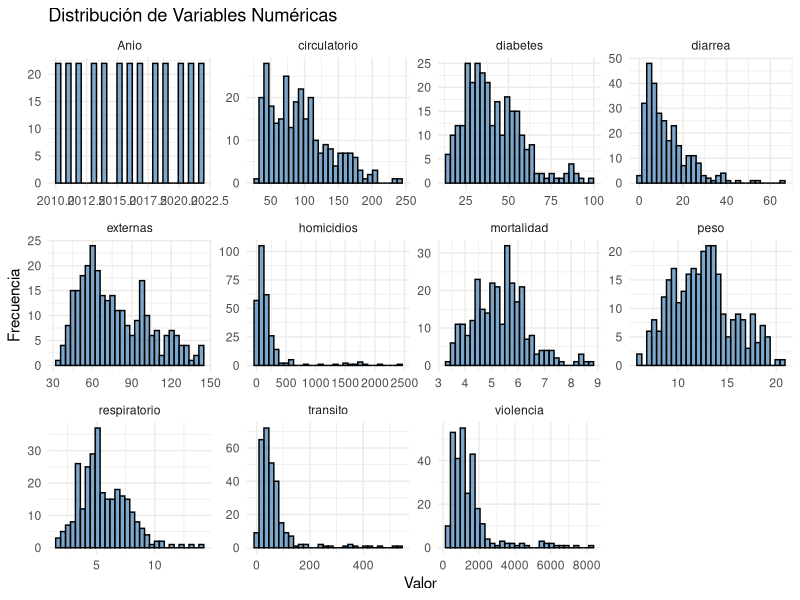
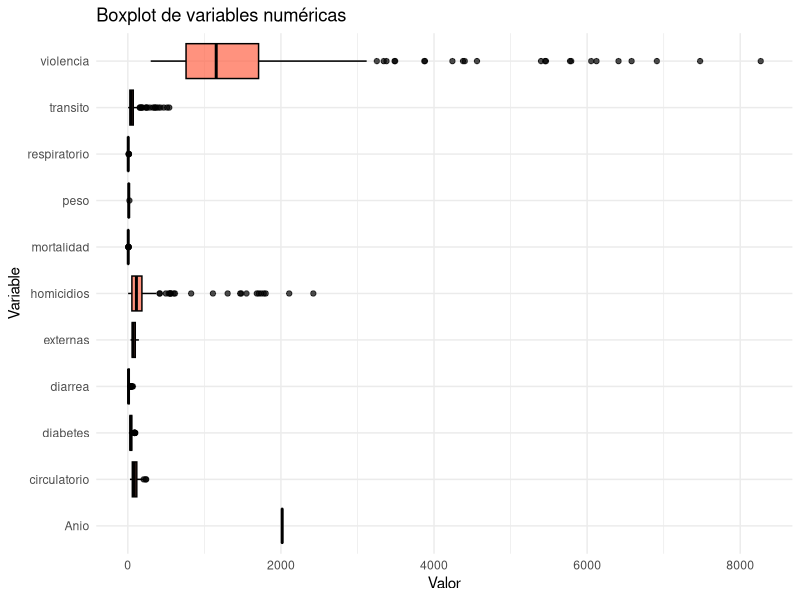
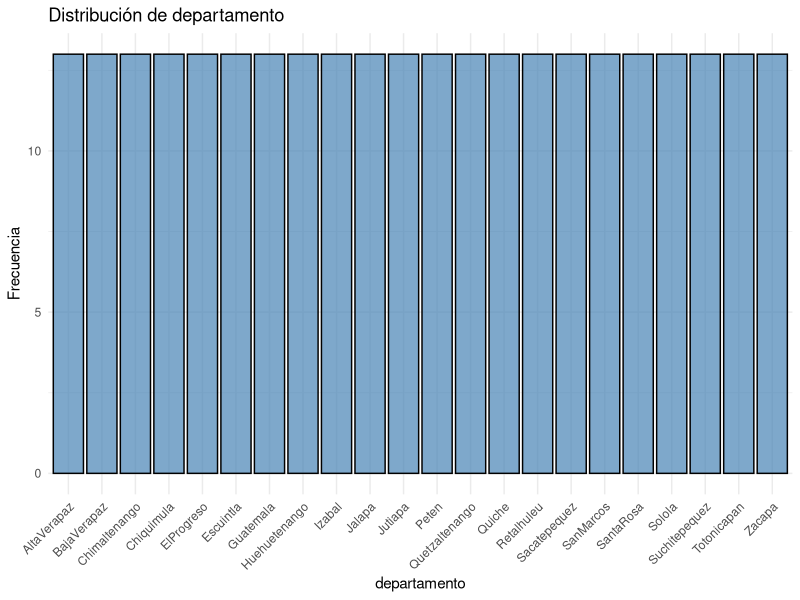

Recreate these plots in R, in order.
## ---- chunk 1
knitr::opts_chunk$set(echo = TRUE)
library(dplyr)
library(tidyr)
library(ggplot2)
library(readxl)

## ---- chunk 2
data <- read.csv("datos.csv")
data <- data[complete.cases(data),]

## ---- chunk 3

summary(data)
## ---- chunk 4

variables <- c("Anio" ,"departamento", "externas", "transito", "violencia", "homicidios", "peso ", " diarrea", "mortalidad", "diabetes ", "circulatorio", "respiratorio")

descripcion<-c("Año" ,"Departamento", "Tasa de mortalidad por causas externas por 100,000 habitantes", "Número de fallecidos en accidentes de tránsito", "Número de denuncias de violencia intrafamiliar", "Número de homicidios por departamento", "Porcentaje de niños con bajo peso al nacer ", " Tasa de mortalidad por diarrea (A09) por cada 100,000 habitantes", "Tasa bruta de mortalidad por cada 1,000 habitantes", "Tasa de mortalidad por diabetes mellitus (E10-E14) por cada 100,000 habitantes ", "Tasa de mortalidad por enfermedades del sistema circulatorio (I00-I99) por 100,000 habitantes", "Tasa de mortalidad por enfermedades del sistema respiratorio (J00-J99) por cada 10,000 habitantes")


tabla1 <- data.frame(descripcion, row.names = variables)
print(tabla1)
## ---- chunk 5



variables <- c("Anio" ,"departamento", "externas", "transito", "violencia", "homicidios", "peso ", " diarrea", "mortalidad", "diabetes ", "circulatorio", "respiratorio")
tipo <- c("Cualitativa nominal" ,"Cualitativa nominal", "Cuantitativa discreta", "Cuantitativa discreta", "Cuantitativa discreta", "Cuantitativa discreta", "Cuantitativa continua ", " Cuantitativa continua", "Cuantitativa continua", "Cuantitativa continua ", "Cuantitativa continua", "Cuantitativa continua")

tabla0 <- data.frame(tipo, row.names = variables)
print(tabla0)

## ---- chunk 6
length(variables)
num_variables <-length(variables)
print(paste("El número de variables en la tabla es:", num_variables))
## ---- chunk 7
numero_filas <- nrow(data)
print(paste("El número de observaciones es:", numero_filas))
## ---- chunk 8
numeric_vars <- data %>% select_if(is.numeric)
summary(numeric_vars)
## ---- chunk 9
get_mode <- function(x) {
  unique_x <- unique(x)
  unique_x[which.max(tabulate(match(x, unique_x)))]
}

medidas_tendencia <- data.frame(
  Variable = names(numeric_vars),
  Media = sapply(numeric_vars, mean, na.rm = TRUE),
  Mediana = sapply(numeric_vars, median, na.rm = TRUE),
  Moda = sapply(numeric_vars, get_mode)
)

print(medidas_tendencia)
## ---- chunk 10
numeric_vars %>%
  pivot_longer(cols = everything(), names_to = "Variable", values_to = "Valor") %>%
  ggplot(aes(x = Valor)) +
  geom_histogram(bins = 30, fill = "steelblue", color = "black", alpha = 0.7) +
  facet_wrap(~ Variable, scales = "free") +
  theme_minimal() +
  labs(title = "Distribución de Variables Numéricas", x = "Valor", y = "Frecuencia")
## ---- chunk 11
numeric_vars %>%
  pivot_longer(cols = everything(), names_to = "Variable", values_to = "Valor") %>%
  ggplot(aes(x = Variable, y = Valor)) +
  geom_boxplot(fill = "tomato", color = "black", alpha = 0.7) +
  coord_flip() +
  theme_minimal() +
  labs(title = "Boxplot de variables numéricas", x = "Variable", y = "Valor")
## ---- chunk 12
categorical_vars <- c("departamento")
## ---- chunk 13
for (var in categorical_vars) {
  cat("\nFrecuencia de", var, ":\n")
  print(table(data[[var]]))
}
## ---- chunk 14
for (var in categorical_vars) {
  print(
    ggplot(data, aes_string(x = var)) +
      geom_bar(fill = "steelblue", color = "black", alpha = 0.7) +
      theme_minimal() +
      labs(title = paste("Distribución de", var), x = var, y = "Frecuencia") +
      theme(axis.text.x = element_text(angle = 45, hjust = 1))
  )
}
